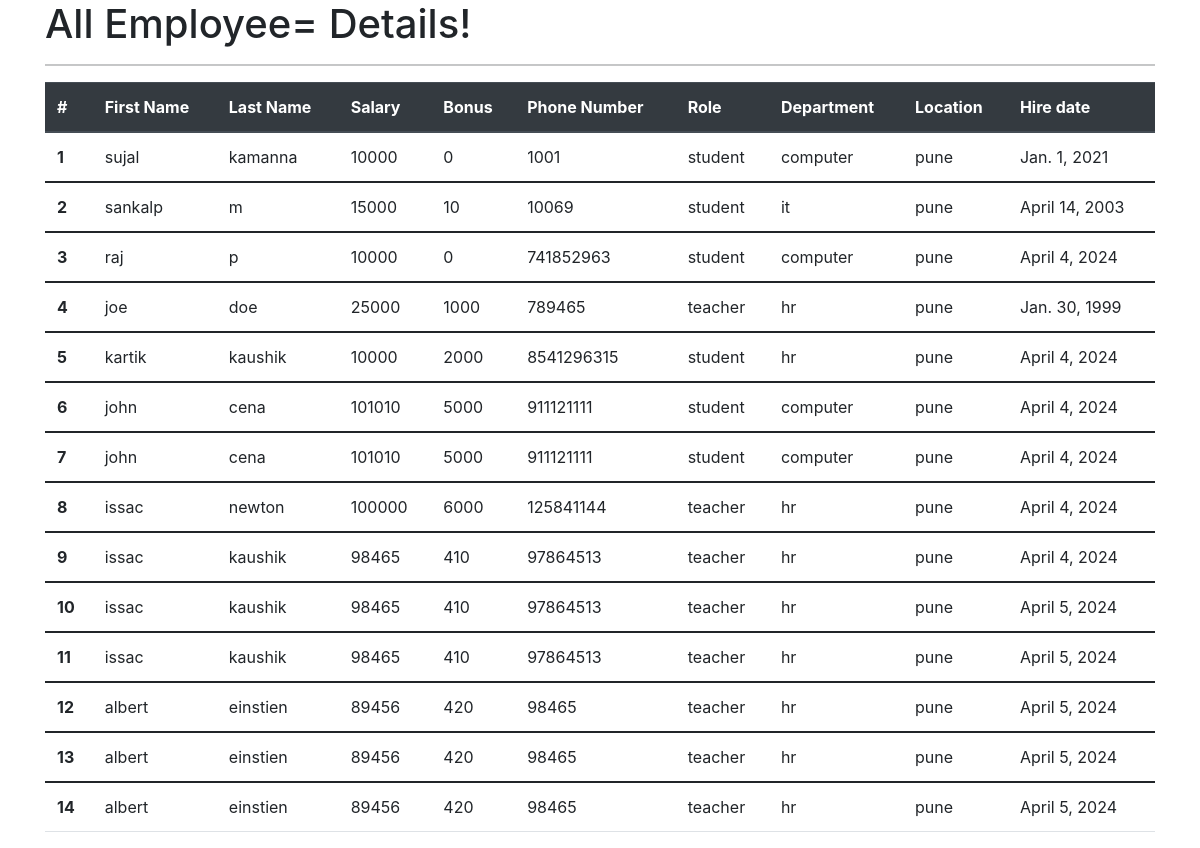
The app's page /all_emp with its own data.
### empapp/models.py (models this page shows, shortened)
class Employee(models.Model):
    first_name = models.CharField(max_length=100 , null = False)
    last_name = models.CharField(max_length=100)
    dept = models.ForeignKey(Department, on_delete=models.CASCADE)
    salary = models.IntegerField(default=0)
    bonus = models.IntegerField(default=0)
    role = models.ForeignKey(Role , on_delete=models.CASCADE)
    phone = models.IntegerField(default=0)
    hire_date = models.DateField()
    def __str__(self):
        return " %s %s %s  " %(self.first_name ,self.last_name,self.dept)

class Role(models.Model):
    name = models.CharField(max_length=100, null=False)

class Department(models.Model):
    name = models.CharField(max_length=100, null=False)
    location = models.CharField(max_length=100)
    def __str__(self):
        return self.name

### empapp/views.py (the view)
# urls.py: path('all_emp', views.all_emp, name='all_emp'),
def all_emp(request):
    emps = Employee.objects.all()
    context = {
        'emps': emps
    }
    print(context)
    return render(request, 'all_emp.html', context)

### templates/all_emp.html (shortened to what this page needs)
<!DOCTYPE html>
<html lang="en">
  <head>
    <link
      href="https://cdn.jsdelivr.net/npm/bootstrap@5.1.3/dist/css/bootstrap.min.css"
      rel="stylesheet"
/>
      <link rel="stylesheet" href="https://cdn.jsdelivr.net/npm/bootstrap@4.4.1/dist/css/bootstrap.min.css">
  </head>
  <body>
    <div class="container">
      <h1>All Employee= Details!</h1>
      <hr />
      <table class="table">
        <thead class="thead-dark">
          <tr>
            <th scope="col">#</th>
            <th scope="col">First Name</th>
            <th scope="col">Last Name</th>
            <th scope="col">Salary</th>
            <th scope="col">Bonus</th>
            <th scope="col">Phone Number</th>
            <th scope="col">Role</th>
            <th scope="col">Department</th>
            <th scope="col">Location</th>
            <th scope="col">Hire date</th>
          </tr>
        </thead>
        {% for emp in emps %}
        <tbody>
          <tr>
            <th scope="row">{{emp.id}}</th>
            <td>{{emp.first_name}}</td>
            <td>{{emp.last_name}}</td>
            <td>{{emp.salary}}</td>
            <td>{{emp.bonus}}</td>
            <td>{{emp.phone}}</td>
            <td>{{emp.role.name}}</td>
            <td>{{emp.dept.name}}</td>
            <td>{{emp.dept.location}}</td>
            <td>{{emp.hire_date}}</td>
          </tr>
        </tbody>
        {% endfor %}
      </table>
    </div>
  </body>
</html>

### records on screen
Employee: id "1", first_name "sujal", last_name "kamanna", salary "10000", bonus "0", phone "1001", role.name "student", dept.name "computer", dept.location "pune", hire_date "Jan. 1, 2021"
Employee: id "2", first_name "sankalp", last_name "m", salary "15000", bonus "10", phone "10069", role.name "student", dept.name "it", dept.location "pune", hire_date "April 14, 2003"
Employee: id "3", first_name "raj", last_name "p", salary "10000", bonus "0", phone "741852963", role.name "student", dept.name "computer", dept.location "pune", hire_date "April 4, 2024"
Employee: id "4", first_name "joe", last_name "doe", salary "25000", bonus "1000", phone "789465", role.name "teacher", dept.name "hr", dept.location "pune", hire_date "Jan. 30, 1999"
Employee: id "5", first_name "kartik", last_name "kaushik", salary "10000", bonus "2000", phone "8541296315", role.name "student", dept.name "hr", dept.location "pune", hire_date "April 4, 2024"
Employee: id "6", first_name "john", last_name "cena", salary "101010", bonus "5000", phone "911121111", role.name "student", dept.name "computer", dept.location "pune", hire_date "April 4, 2024"
Employee: id "7", first_name "john", last_name "cena", salary "101010", bonus "5000", phone "911121111", role.name "student", dept.name "computer", dept.location "pune", hire_date "April 4, 2024"
Employee: id "8", first_name "issac", last_name "newton", salary "100000", bonus "6000", phone "125841144", role.name "teacher", dept.name "hr", dept.location "pune", hire_date "April 4, 2024"
Employee: id "9", first_name "issac", last_name "kaushik", salary "98465", bonus "410", phone "97864513", role.name "teacher", dept.name "hr", dept.location "pune", hire_date "April 4, 2024"
Employee: id "10", first_name "issac", last_name "kaushik", salary "98465", bonus "410", phone "97864513", role.name "teacher", dept.name "hr", dept.location "pune", hire_date "April 5, 2024"
Employee: id "11", first_name "issac", last_name "kaushik", salary "98465", bonus "410", phone "97864513", role.name "teacher", dept.name "hr", dept.location "pune", hire_date "April 5, 2024"
Employee: id "12", first_name "albert", last_name "einstien", salary "89456", bonus "420", phone "98465", role.name "teacher", dept.name "hr", dept.location "pune", hire_date "April 5, 2024"
Employee: id "13", first_name "albert", last_name "einstien", salary "89456", bonus "420", phone "98465", role.name "teacher", dept.name "hr", dept.location "pune", hire_date "April 5, 2024"
Employee: id "14", first_name "albert", last_name "einstien", salary "89456", bonus "420", phone "98465", role.name "teacher", dept.name "hr", dept.location "pune", hire_date "April 5, 2024"
